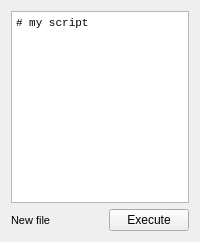
        <widget class="QWidget" name="tab_script">
         <attribute name="title">
          <string>Scripting</string>
         </attribute>
         <layout class="QGridLayout" name="gridLayout_5">
          <item row="0" column="0" colspan="3">
           <widget class="QPlainTextEdit" name="plainTextEdit_script">
            <property name="sizePolicy">
             <sizepolicy hsizetype="Ignored" vsizetype="Expanding">
              <horstretch>0</horstretch>
              <verstretch>0</verstretch>
             </sizepolicy>
            </property>
            <property name="font">
             <font>
              <family>Monospace</family>
              <pointsize>8</pointsize>
             </font>
            </property>
            <property name="plainText">
             <string># my script</string>
            </property>
           </widget>
          </item>
          <item row="1" column="2">
           <widget class="QPushButton" name="pushButton_script_run">
            <property name="text">
             <string>Execute</string>
            </property>
           </widget>
          </item>
          <item row="1" column="0" colspan="2">
           <widget class="QLabel" name="label_script_filename">
            <property name="sizePolicy">
             <sizepolicy hsizetype="Expanding" vsizetype="Preferred">
              <horstretch>0</horstretch>
              <verstretch>0</verstretch>
             </sizepolicy>
            </property>
            <property name="maximumSize">
             <size>
              <width>300</width>
              <height>16777215</height>
             </size>
            </property>
            <property name="font">
             <font>
              <pointsize>8</pointsize>
             </font>
            </property>
            <property name="text">
             <string>New file</string>
            </property>
           </widget>
          </item>
         </layout>
        </widget>
